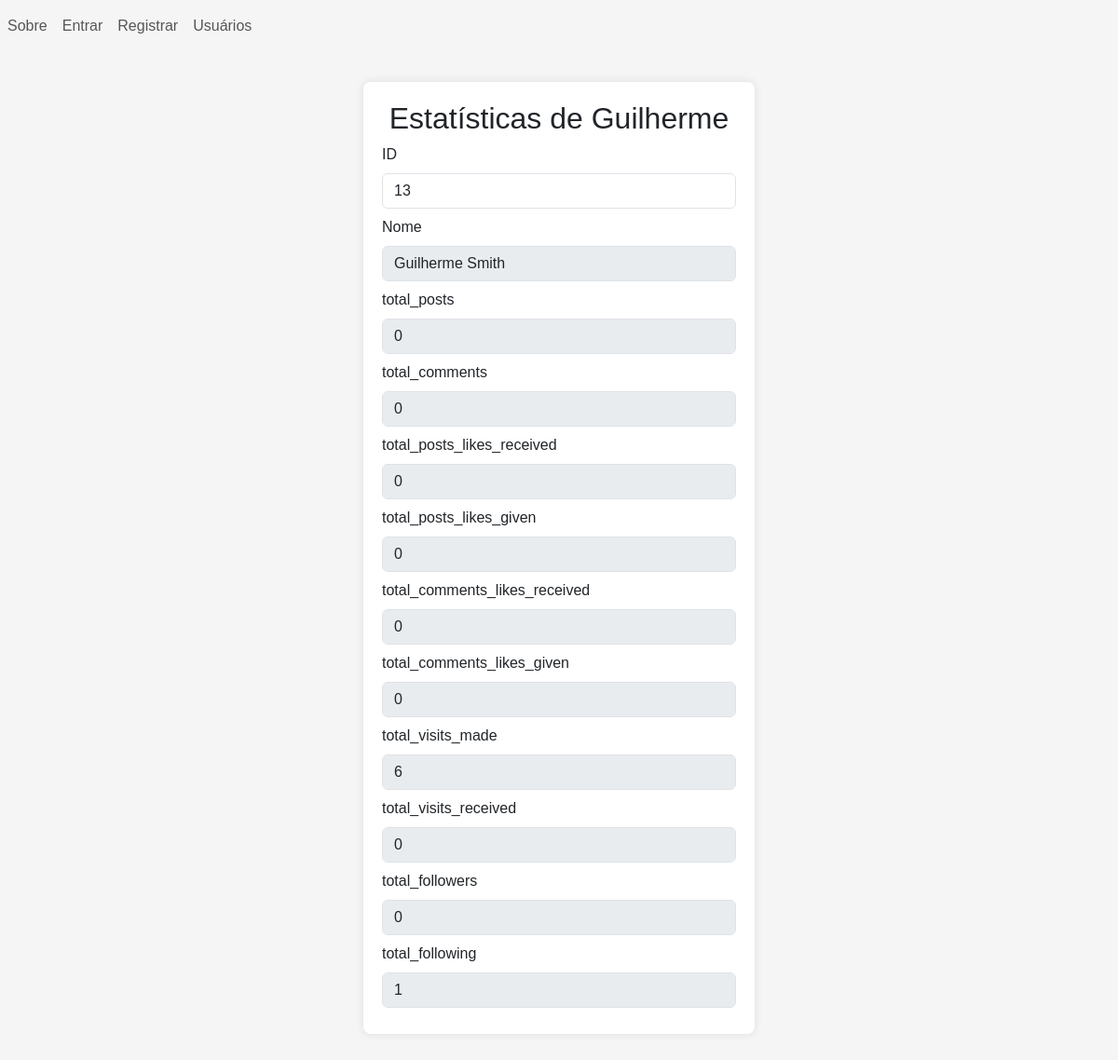
/users/users_statistics.php?id=13, run on the app's committed database.
### tables this page shows
CREATE TABLE users_statistics (
    id_user INTEGER PRIMARY KEY,
    total_posts INTEGER DEFAULT 0,
    total_comments INTEGER DEFAULT 0,
    total_posts_likes_received INTEGER DEFAULT 0,
    total_posts_likes_given INTEGER DEFAULT 0,
    total_comments_likes_received INTEGER DEFAULT 0,
    total_comments_likes_given INTEGER DEFAULT 0,
    total_visits_made INTEGER DEFAULT 0,
    total_visits_received INTEGER DEFAULT 0,
    total_followers INTEGER DEFAULT 0,
    total_following INTEGER DEFAULT 0,
    FOREIGN KEY (id_user) REFERENCES users(id)
);

CREATE TABLE users (
    id INTEGER PRIMARY KEY AUTOINCREMENT,
    username VARCHAR(255) NOT NULL,
    email VARCHAR(255) NOT NULL UNIQUE,
    cpf VARCHAR(11) NOT NULL UNIQUE,
    created_at DATETIME DEFAULT CURRENT_TIMESTAMP,
    updated_at DATETIME
, pass VARCHAR(255) NOT NULL, bio VARCHAR(100), logged_at TIMESTAMP, adm boolean DEFAULT false);

### src/back/config.php (called while the page is built, shortened)
<?php
    function logged(){
        return isset($_SESSION['user']);
    }
?>

### users/users_statistics.php (the view, shortened to what this page needs)
<?php
    require "../src/back/config.php";
    if (isset($_GET['id']) && is_numeric($_GET['id']) && $_GET['id'] > 0) {
        $id = $_GET['id'];
    }else{
        checkAuth(true);
        $id = $_SESSION['user']['id'];
    }
    $db = db_conn();
    $sql = "SELECT * FROM users LEFT JOIN users_statistics ON users.id = users_statistics.id_user WHERE users.id = $id";
    $query = $db->query($sql);
    $statistic = $query->fetchArray(SQLITE3_ASSOC);
?>
<!DOCTYPE html>
<html lang="en">
    <head>
        <?php require SRC_URL."front/head.php" ?>
    </head>
    <body>
        <?php require SRC_URL."front/navbar.php" ?>
        <form class = "container form-container" action="follow_user.php" method="POST" autocomplete = 'off'  >
            <div class = "text-center">
                <h2>Estatísticas de <?php echo explode(" ",$statistic['username'])[0] ?></h2>
            </div>
            <?php
                if (!isset($_SESSION['user']['adm']) || !$_SESSION['user']['adm']) {
                    echo set_form_input('ID','id_user',$statistic['id_user'],['readonly' => true]);
                    echo set_form_input('Nome','username',$statistic['username'],['disabled' => true]);
                }
                foreach ($statistic as $key => $value) {
                    if (!isset($_SESSION['user']['adm']) || !$_SESSION['user']['adm']) {
                        echo str_contains($key,'total') ? set_form_input($key,$key,$value,['disabled' => true]) : "";
                    }else{
                        echo set_form_input($key,$key,$value,['disabled' => true]);
                    }
                }
            ?>
        </form>
    </body>
</html>

### src/front/navbar.php (shortened to what this page needs)
<?php
  function set_nav_link($path,$text){
    echo "<li class='nav-item'><a href = '$path' class = 'nav-link'>$text</a></li>";
  }
?>
<navbar class = "navbar navbar-expand-lg">
    <ul class="navbar-nav mr-auto">
        <?php
          set_nav_link(MAIN_LINK."index.php","Sobre");
          if(logged()){
            set_nav_link(USERS_LINK."profile.php","Perfil");
            set_nav_link(USERS_LINK."crud/my_data.php","Meus dados");
            set_nav_link(USERS_LINK."users_statistics.php","Estatísticas");
            set_nav_link(USERS_LINK."visits.php","Visitas");
            set_nav_link(USERS_LINK."auth/log_out.php","Sair");
            set_nav_link(BASE_LINK."tests.php","Testes");
          }else{
            set_nav_link(USERS_LINK."auth/login.php","Entrar");
            set_nav_link(USERS_LINK."crud/signin.php","Registrar");
          }
        ?>
    </ul>
</navbar>
<?php
  function set_form_input($label,$column,$value,$options = []){
    $input = "<div class = 'form-group'>";
    $input .= "<label for = '$column-input' class = 'form-label'>$label</label>";
    $input .= "<input type = 'text' id = '$column-input' name = '$column' class = 'form-control' value = '$value' ";
    $input .= isset($options['readonly']) ? "readonly" : "";
    $input .= isset($options['disabled']) ? "disabled" : "";
    $input .= ">";
    $input .= "</div>";
    return $input;
  }
?>

### main/index.css (style rules this page uses)
form { margin: auto; padding: 0.5rem; }
form .form-group { margin-bottom: 0.5rem; }
.form-container { width: 35%; }
body { font-family: Arial, sans-serif; background-color: #f5f5f5; margin: 0; }
.table-container, .container { margin: 2rem auto; padding: 20px; background-color: #fff; box-shadow: 0 0 10px rgba(0, 0, 0, 0.1); border-radius: 8px; overflow: auto; }
.container { max-width: 80%; }
a { color: #007BFF; text-decoration: none; }
a.btn, .nav-link { text-decoration: none; }
.nav-link,.nav-link:hover { text-decoration: none; }

### data on the page
users_statistics: id_user.username "Guilherme", id_user "13", username "Guilherme Smith", total_posts "0", total_comments "0", total_posts_likes_received "0", total_posts_likes_given "0", total_comments_likes_received "0", total_comments_likes_given "0", total_visits_made "6", total_visits_received "0", total_followers "0", total_following "1"

### other printed values
$text "Sobre Entrar Registrar Usuários"
$label "ID Nome"
$label "total_posts"
$label "total_comments"
$label "total_posts_likes_received"
$label "total_posts_likes_given"
$label "total_comments_likes_received"
$label "total_comments_likes_given"
$label "total_visits_made"
$label "total_visits_received"
$label "total_followers"
$label "total_following"
